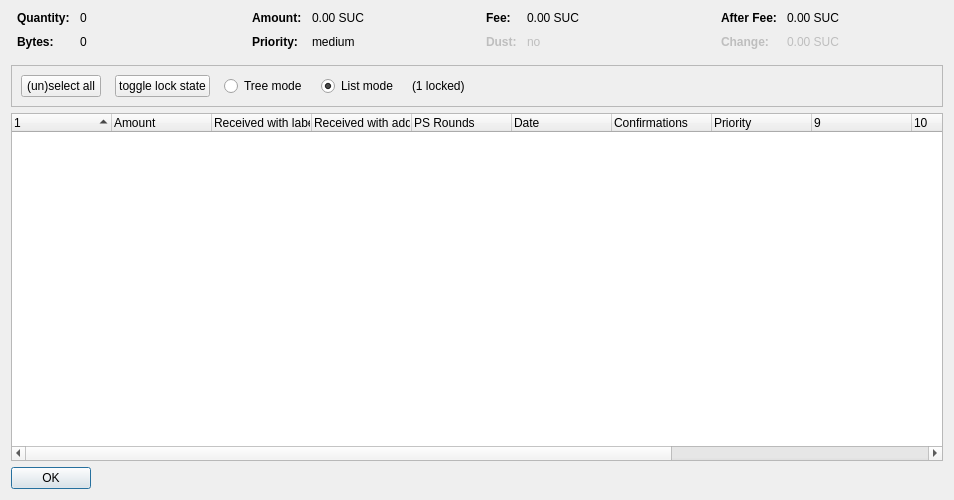
<?xml version="1.0" encoding="UTF-8"?>
<ui version="4.0">
 <class>CoinControlDialog</class>
 <widget class="QDialog" name="CoinControlDialog">
  <property name="geometry">
   <rect>
    <x>0</x>
    <y>0</y>
    <width>954</width>
    <height>500</height>
   </rect>
  </property>
  <property name="windowTitle">
   <string>Coin Selection</string>
  </property>
  <layout class="QVBoxLayout" name="verticalLayout">
   <item>
    <layout class="QHBoxLayout" name="horizontalLayoutTop" stretch="0,0,0,0">
     <property name="topMargin">
      <number>0</number>
     </property>
     <property name="bottomMargin">
      <number>10</number>
     </property>
     <item>
      <layout class="QFormLayout" name="formLayoutCoinControl1">
       <property name="horizontalSpacing">
        <number>10</number>
       </property>
       <property name="verticalSpacing">
        <number>10</number>
       </property>
       <property name="leftMargin">
        <number>6</number>
       </property>
       <property name="rightMargin">
        <number>6</number>
       </property>
       <item row="0" column="0">
        <widget class="QLabel" name="labelCoinControlQuantityText">
         <property name="font">
          <font>
           <weight>75</weight>
           <bold>true</bold>
          </font>
         </property>
         <property name="text">
          <string>Quantity:</string>
         </property>
        </widget>
       </item>
       <item row="0" column="1">
        <widget class="QLabel" name="labelCoinControlQuantity">
         <property name="cursor">
          <cursorShape>IBeamCursor</cursorShape>
         </property>
         <property name="contextMenuPolicy">
          <enum>Qt::ActionsContextMenu</enum>
         </property>
         <property name="text">
          <string notr="true">0</string>
         </property>
         <property name="textInteractionFlags">
          <set>Qt::LinksAccessibleByMouse|Qt::TextSelectableByKeyboard|Qt::TextSelectableByMouse</set>
         </property>
        </widget>
       </item>
       <item row="1" column="0">
        <widget class="QLabel" name="labelCoinControlBytesText">
         <property name="font">
          <font>
           <weight>75</weight>
           <bold>true</bold>
          </font>
         </property>
         <property name="text">
          <string>Bytes:</string>
         </property>
        </widget>
       </item>
       <item row="1" column="1">
        <widget class="QLabel" name="labelCoinControlBytes">
         <property name="cursor">
          <cursorShape>IBeamCursor</cursorShape>
         </property>
         <property name="contextMenuPolicy">
          <enum>Qt::ActionsContextMenu</enum>
         </property>
         <property name="text">
          <string notr="true">0</string>
         </property>
         <property name="textInteractionFlags">
          <set>Qt::LinksAccessibleByMouse|Qt::TextSelectableByKeyboard|Qt::TextSelectableByMouse</set>
         </property>
        </widget>
       </item>
      </layout>
     </item>
     <item>
      <layout class="QFormLayout" name="formLayoutCoinControl2">
       <property name="horizontalSpacing">
        <number>10</number>
       </property>
       <property name="verticalSpacing">
        <number>10</number>
       </property>
       <property name="leftMargin">
        <number>6</number>
       </property>
       <property name="rightMargin">
        <number>6</number>
       </property>
       <item row="0" column="0">
        <widget class="QLabel" name="labelCoinControlAmountText">
         <property name="font">
          <font>
           <weight>75</weight>
           <bold>true</bold>
          </font>
         </property>
         <property name="text">
          <string>Amount:</string>
         </property>
        </widget>
       </item>
       <item row="0" column="1">
        <widget class="QLabel" name="labelCoinControlAmount">
         <property name="cursor">
          <cursorShape>IBeamCursor</cursorShape>
         </property>
         <property name="contextMenuPolicy">
          <enum>Qt::ActionsContextMenu</enum>
         </property>
         <property name="text">
          <string notr="true">0.00 SUC</string>
         </property>
         <property name="textInteractionFlags">
          <set>Qt::LinksAccessibleByMouse|Qt::TextSelectableByKeyboard|Qt::TextSelectableByMouse</set>
         </property>
        </widget>
       </item>
       <item row="1" column="0">
        <widget class="QLabel" name="labelCoinControlPriorityText">
         <property name="font">
          <font>
           <weight>75</weight>
           <bold>true</bold>
          </font>
         </property>
         <property name="text">
          <string>Priority:</string>
         </property>
        </widget>
       </item>
       <item row="1" column="1">
        <widget class="QLabel" name="labelCoinControlPriority">
         <property name="cursor">
          <cursorShape>IBeamCursor</cursorShape>
         </property>
         <property name="contextMenuPolicy">
          <enum>Qt::ActionsContextMenu</enum>
         </property>
         <property name="text">
          <string>medium</string>
         </property>
         <property name="textInteractionFlags">
          <set>Qt::LinksAccessibleByMouse|Qt::TextSelectableByKeyboard|Qt::TextSelectableByMouse</set>
         </property>
        </widget>
       </item>
      </layout>
     </item>
     <item>
      <layout class="QFormLayout" name="formLayoutCoinControl3">
       <property name="horizontalSpacing">
        <number>10</number>
       </property>
       <property name="verticalSpacing">
        <number>10</number>
       </property>
       <property name="leftMargin">
        <number>6</number>
       </property>
       <property name="rightMargin">
        <number>6</number>
       </property>
       <item row="0" column="0">
        <widget class="QLabel" name="labelCoinControlFeeText">
         <property name="font">
          <font>
           <weight>75</weight>
           <bold>true</bold>
          </font>
         </property>
         <property name="text">
          <string>Fee:</string>
         </property>
        </widget>
       </item>
       <item row="0" column="1">
        <widget class="QLabel" name="labelCoinControlFee">
         <property name="cursor">
          <cursorShape>IBeamCursor</cursorShape>
         </property>
         <property name="contextMenuPolicy">
          <enum>Qt::ActionsContextMenu</enum>
         </property>
         <property name="text">
          <string notr="true">0.00 SUC</string>
         </property>
         <property name="textInteractionFlags">
          <set>Qt::LinksAccessibleByMouse|Qt::TextSelectableByKeyboard|Qt::TextSelectableByMouse</set>
         </property>
        </widget>
       </item>
       <item row="1" column="0">
        <widget class="QLabel" name="labelCoinControlLowOutputText">
         <property name="enabled">
          <bool>false</bool>
         </property>
         <property name="font">
          <font>
           <weight>75</weight>
           <bold>true</bold>
          </font>
         </property>
         <property name="text">
          <string>Dust:</string>
         </property>
        </widget>
       </item>
       <item row="1" column="1">
        <widget class="QLabel" name="labelCoinControlLowOutput">
         <property name="enabled">
          <bool>false</bool>
         </property>
         <property name="cursor">
          <cursorShape>IBeamCursor</cursorShape>
         </property>
         <property name="contextMenuPolicy">
          <enum>Qt::ActionsContextMenu</enum>
         </property>
         <property name="text">
          <string>no</string>
         </property>
         <property name="textInteractionFlags">
          <set>Qt::LinksAccessibleByMouse|Qt::TextSelectableByKeyboard|Qt::TextSelectableByMouse</set>
         </property>
        </widget>
       </item>
      </layout>
     </item>
     <item>
      <layout class="QFormLayout" name="formLayoutCoinControl4">
       <property name="horizontalSpacing">
        <number>10</number>
       </property>
       <property name="verticalSpacing">
        <number>10</number>
       </property>
       <property name="leftMargin">
        <number>6</number>
       </property>
       <property name="rightMargin">
        <number>6</number>
       </property>
       <item row="0" column="0">
        <widget class="QLabel" name="labelCoinControlAfterFeeText">
         <property name="font">
          <font>
           <weight>75</weight>
           <bold>true</bold>
          </font>
         </property>
         <property name="text">
          <string>After Fee:</string>
         </property>
        </widget>
       </item>
       <item row="0" column="1">
        <widget class="QLabel" name="labelCoinControlAfterFee">
         <property name="cursor">
          <cursorShape>IBeamCursor</cursorShape>
         </property>
         <property name="contextMenuPolicy">
          <enum>Qt::ActionsContextMenu</enum>
         </property>
         <property name="text">
          <string notr="true">0.00 SUC</string>
         </property>
         <property name="textInteractionFlags">
          <set>Qt::LinksAccessibleByMouse|Qt::TextSelectableByKeyboard|Qt::TextSelectableByMouse</set>
         </property>
        </widget>
       </item>
       <item row="1" column="0">
        <widget class="QLabel" name="labelCoinControlChangeText">
         <property name="enabled">
          <bool>false</bool>
         </property>
         <property name="font">
          <font>
           <weight>75</weight>
           <bold>true</bold>
          </font>
         </property>
         <property name="text">
          <string>Change:</string>
         </property>
        </widget>
       </item>
       <item row="1" column="1">
        <widget class="QLabel" name="labelCoinControlChange">
         <property name="enabled">
          <bool>false</bool>
         </property>
         <property name="cursor">
          <cursorShape>IBeamCursor</cursorShape>
         </property>
         <property name="contextMenuPolicy">
          <enum>Qt::ActionsContextMenu</enum>
         </property>
         <property name="text">
          <string notr="true">0.00 SUC</string>
         </property>
         <property name="textInteractionFlags">
          <set>Qt::LinksAccessibleByMouse|Qt::TextSelectableByKeyboard|Qt::TextSelectableByMouse</set>
         </property>
        </widget>
       </item>
      </layout>
     </item>
    </layout>
   </item>
   <item>
    <widget class="QFrame" name="frame">
     <property name="minimumSize">
      <size>
       <width>0</width>
       <height>40</height>
      </size>
     </property>
     <property name="frameShape">
      <enum>QFrame::StyledPanel</enum>
     </property>
     <property name="frameShadow">
      <enum>QFrame::Sunken</enum>
     </property>
     <layout class="QHBoxLayout" name="horizontalLayout">
      <item>
       <layout class="QHBoxLayout" name="horizontalLayoutPanel" stretch="0,0,0,0,0,0">
        <property name="spacing">
         <number>14</number>
        </property>
        <item>
         <widget class="QPushButton" name="pushButtonSelectAll">
          <property name="sizePolicy">
           <sizepolicy hsizetype="Maximum" vsizetype="Fixed">
            <horstretch>0</horstretch>
            <verstretch>0</verstretch>
           </sizepolicy>
          </property>
          <property name="text">
           <string>(un)select all</string>
          </property>
          <property name="autoDefault">
           <bool>false</bool>
          </property>
         </widget>
        </item>
        <item>
         <widget class="QPushButton" name="pushButtonToggleLock">
          <property name="sizePolicy">
           <sizepolicy hsizetype="Maximum" vsizetype="Fixed">
            <horstretch>0</horstretch>
            <verstretch>0</verstretch>
           </sizepolicy>
          </property>
          <property name="text">
           <string>toggle lock state</string>
          </property>
          <property name="autoDefault">
           <bool>false</bool>
          </property>
         </widget>
        </item>
        <item>
         <widget class="QRadioButton" name="radioTreeMode">
          <property name="sizePolicy">
           <sizepolicy hsizetype="Maximum" vsizetype="Fixed">
            <horstretch>0</horstretch>
            <verstretch>0</verstretch>
           </sizepolicy>
          </property>
          <property name="text">
           <string>Tree mode</string>
          </property>
         </widget>
        </item>
        <item>
         <widget class="QRadioButton" name="radioListMode">
          <property name="sizePolicy">
           <sizepolicy hsizetype="Maximum" vsizetype="Fixed">
            <horstretch>0</horstretch>
            <verstretch>0</verstretch>
           </sizepolicy>
          </property>
          <property name="text">
           <string>List mode</string>
          </property>
          <property name="checked">
           <bool>true</bool>
          </property>
         </widget>
        </item>
        <item>
         <widget class="QLabel" name="labelLocked">
          <property name="text">
           <string>(1 locked)</string>
          </property>
         </widget>
        </item>
        <item>
         <spacer name="horizontalSpacer">
          <property name="orientation">
           <enum>Qt::Horizontal</enum>
          </property>
          <property name="sizeHint" stdset="0">
           <size>
            <width>40</width>
            <height>20</height>
           </size>
          </property>
         </spacer>
        </item>
       </layout>
      </item>
     </layout>
    </widget>
   </item>
   <item>
    <widget class="CoinControlTreeWidget" name="treeWidget">
     <property name="contextMenuPolicy">
      <enum>Qt::CustomContextMenu</enum>
     </property>
     <property name="sortingEnabled">
      <bool>false</bool>
     </property>
     <property name="columnCount">
      <number>13</number>
     </property>
     <attribute name="headerShowSortIndicator" stdset="0">
      <bool>true</bool>
     </attribute>
     <attribute name="headerStretchLastSection">
      <bool>false</bool>
     </attribute>
     <column>
      <property name="text">
       <string/>
      </property>
     </column>
     <column>
      <property name="text">
       <string>Amount</string>
      </property>
     </column>
     <column>
      <property name="text">
       <string>Received with label</string>
      </property>
     </column>
     <column>
      <property name="text">
       <string>Received with address</string>
      </property>
     </column>
     <column>
      <property name="text">
       <string>PS Rounds</string>
      </property>
     </column>
     <column>
      <property name="text">
       <string>Date</string>
      </property>
     </column>
     <column>
      <property name="text">
       <string>Confirmations</string>
      </property>
      <property name="toolTip">
       <string>Confirmed</string>
      </property>
     </column>
     <column>
      <property name="text">
       <string>Priority</string>
      </property>
     </column>
     <column>
      <property name="text">
       <string/>
      </property>
     </column>
     <column>
      <property name="text">
       <string/>
      </property>
     </column>
     <column>
      <property name="text">
       <string/>
      </property>
     </column>
     <column>
      <property name="text">
       <string/>
      </property>
     </column>
     <column>
      <property name="text">
       <string/>
      </property>
     </column>
    </widget>
   </item>
   <item>
    <widget class="QDialogButtonBox" name="buttonBox">
     <property name="sizePolicy">
      <sizepolicy hsizetype="Maximum" vsizetype="Fixed">
       <horstretch>0</horstretch>
       <verstretch>0</verstretch>
      </sizepolicy>
     </property>
     <property name="orientation">
      <enum>Qt::Horizontal</enum>
     </property>
     <property name="standardButtons">
      <set>QDialogButtonBox::Ok</set>
     </property>
    </widget>
   </item>
  </layout>
 </widget>
 <customwidgets>
  <customwidget>
   <class>CoinControlTreeWidget</class>
   <extends>QTreeWidget</extends>
   <header>coincontroltreewidget.h</header>
  </customwidget>
 </customwidgets>
 <resources/>
 <connections/>
</ui>
